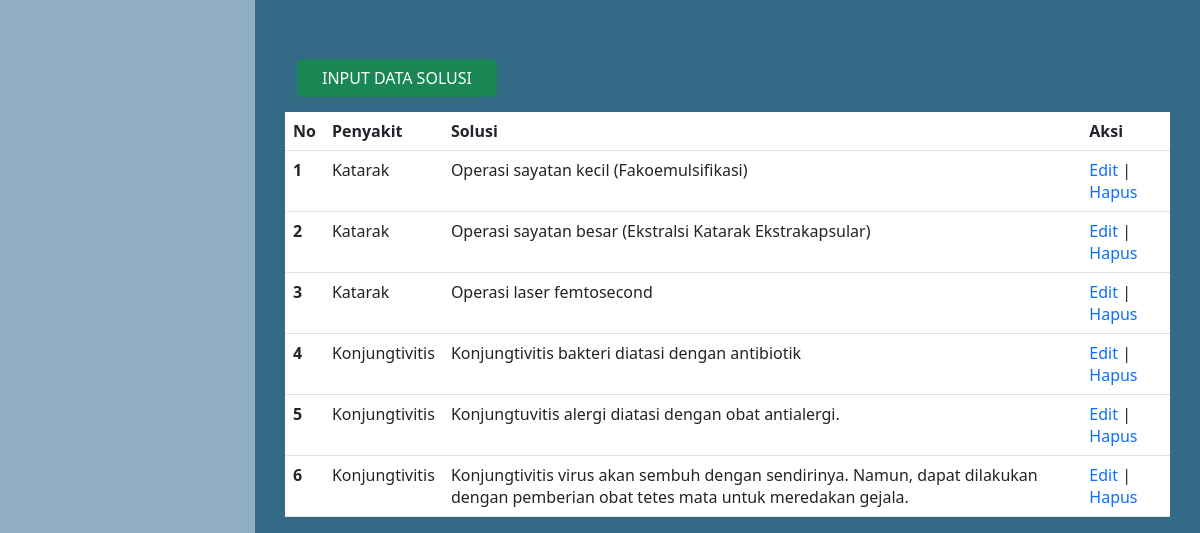
Before: /penyakit.php (signed in, lower part) with the older database file.
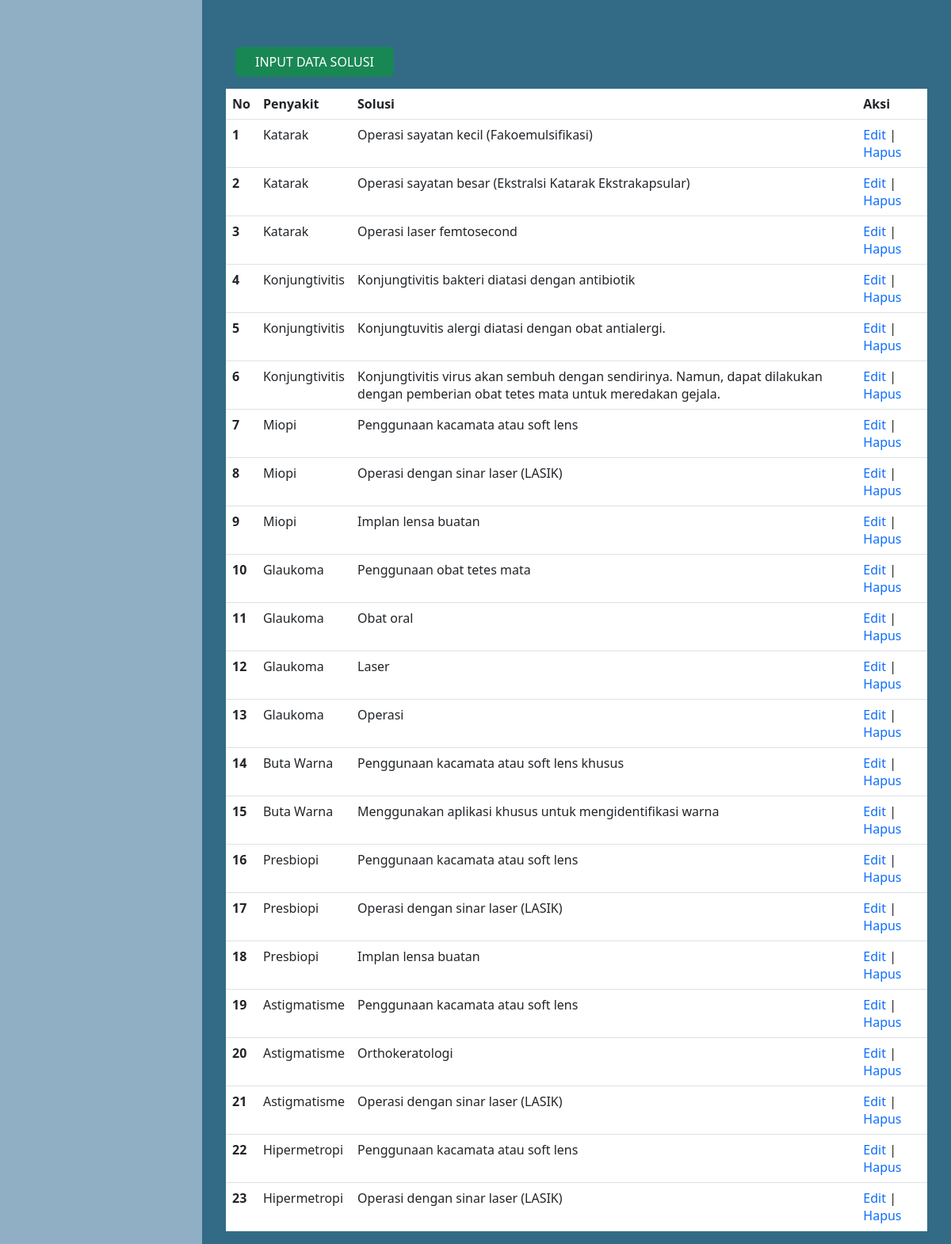
After: the same page with the newer database file.
### tables this page shows
CREATE TABLE `solusi` (
  `idsolusi` int(11) NOT NULL,
  `iddiagnosa` int(11) NOT NULL,
  `solusi` text NOT NULL
);

CREATE TABLE `diagnosa` (
  `iddiagnosa` int(10) NOT NULL,
  `kode_diagnosa` varchar(10) NOT NULL,
  `nama_diagnosa` varchar(50) NOT NULL,
  `deskripsi` text NOT NULL
);

### konek.php (called while the page is built, shortened)
<?php
$koneksi = mysqli_connect("localhost", "root", "", "mata");
function query($query)
{
    global $koneksi;
    $result = mysqli_query($koneksi, $query);
    $rows = [];
    while ($row = mysqli_fetch_assoc($result)) {
        $rows[] = $row;
    }
    return $rows;
}
?>

### penyakit.php (the view, shortened to what this page needs)
<?php
include("konek.php");
$data_solusi = query("SELECT * FROM solusi");
?>
<html lang="en">
<head>
  <link href="https://cdn.jsdelivr.net/npm/bootstrap@5.3.0/dist/css/bootstrap.min.css" rel="stylesheet"
>
  <link rel="stylesheet" href="https://cdn.datatables.net/1.13.4/css/jquery.dataTables.min.css">
  <link rel="stylesheet" href="style.css">
</head>
<body>
  <div class="main-container d-flex">
    <div class="sidebar px-3 pt-3">
    </div>
    <div class="content" style="width: 100%;">
      <div class="container ">
        <div class="row align-items-start text-center" style="margin-top: 15px">
        </div>
        <div class="row mt-4">
          <div class="col-6">
            <div class="input" style="margin-top: 20px">
              <a href="inputsolusi.php">
                <button class="btn btn-success" type="submit">INPUT DATA SOLUSI</button>
              </a>
            </div>
          </div>
        </div>
        <div class="row align-items-start text-center" style="margin-top: 15px">
          <table class="table" id="example2">
            <thead>
              <tr>
                <th scope="col">No</th>
                <th scope="col">Penyakit</th>
                <th scope="col">Solusi</th>
                <th scope="col">Aksi</th>
              </tr>
            </thead>
            <tbody>
              <?php
              $j = 1; foreach ($data_solusi as $s):
                ?>
                <tr>
                  <th>
                    <?= $j; ?>
                  </th>
                  <?php
                  $iddiagnosa = $s['iddiagnosa'];
                  $nama_diagnosa = query("SELECT nama_diagnosa FROM diagnosa WHERE iddiagnosa = $iddiagnosa")[0];
                  ?>
                  <td>
                    <?= $nama_diagnosa['nama_diagnosa']; ?>
                  </td>
                  <td>
                    <?php echo $s['solusi']; ?>
                  </td>
                  <td>
                    <a style="text-decoration: none;" href="editsolusi.php?id=<?= $s['idsolusi']; ?> ">Edit </a>
                    |
                    <a style="text-decoration: none;" href="delete_solusi.php?idsolusi=<?= $s['idsolusi']; ?>"
                      onclick="return confirm('Apakah anda yakin ingin menghapus data?')">Hapus</a>
                  </td>
                </tr>
                <?php
                $j++;
              endforeach
              ?>
            </tbody>
          </table>
        </div>
      </div>
    </div>
  </div>
</body>
</html>

Changed rows visible on the page:
added solusi: iddiagnosa.nama_diagnosa "Miopi", solusi "Penggunaan kacamata atau soft lens"
added solusi: iddiagnosa.nama_diagnosa "Miopi", solusi "Operasi dengan sinar laser (LASIK)"
added solusi: iddiagnosa.nama_diagnosa "Miopi", solusi "Implan lensa buatan"
added solusi: iddiagnosa.nama_diagnosa "Glaukoma", solusi "Penggunaan obat tetes mata"
added solusi: iddiagnosa.nama_diagnosa "Glaukoma", solusi "Obat oral"
added solusi: iddiagnosa.nama_diagnosa "Glaukoma", solusi "Laser"
added solusi: iddiagnosa.nama_diagnosa "Glaukoma", solusi "Operasi"
added solusi: iddiagnosa.nama_diagnosa "Buta Warna", solusi "Penggunaan kacamata atau soft lens khusus"
added solusi: iddiagnosa.nama_diagnosa "Buta Warna", solusi "Menggunakan aplikasi khusus untuk mengidentifikasi warna"
added solusi: iddiagnosa.nama_diagnosa "Presbiopi", solusi "Penggunaan kacamata atau soft lens"
added solusi: iddiagnosa.nama_diagnosa "Presbiopi", solusi "Operasi dengan sinar laser (LASIK)"
added solusi: iddiagnosa.nama_diagnosa "Presbiopi", solusi "Implan lensa buatan"
added solusi: iddiagnosa.nama_diagnosa "Astigmatisme", solusi "Penggunaan kacamata atau soft lens"
added solusi: iddiagnosa.nama_diagnosa "Astigmatisme", solusi "Orthokeratologi"
added solusi: iddiagnosa.nama_diagnosa "Astigmatisme", solusi "Operasi dengan sinar laser (LASIK)"
added solusi: iddiagnosa.nama_diagnosa "Hipermetropi", solusi "Penggunaan kacamata atau soft lens"
added solusi: iddiagnosa.nama_diagnosa "Hipermetropi", solusi "Operasi dengan sinar laser (LASIK)"
